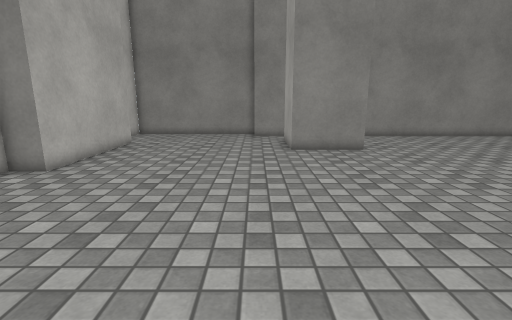
view 1 (above)

19 first-person views from a walk through a Unity game level. The camera is 1.2 m above the floor, tilts 12° down and sees 85° across. The floor is counted in squares, 0.5 m on a side. Each view is taken from the middle of a square. On the plan, view 1 faces up. The plan holds only what a view shows up to about 18 squares ahead; the rest is blank. Surface patterns are stand-ins for the level's own textures.

view 2
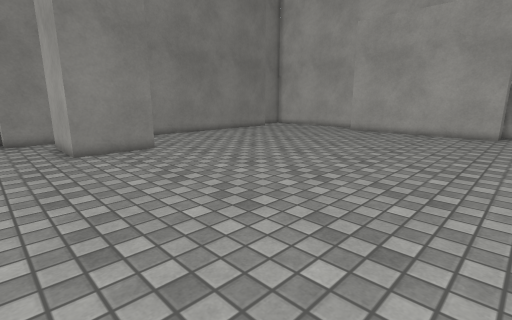

view 3
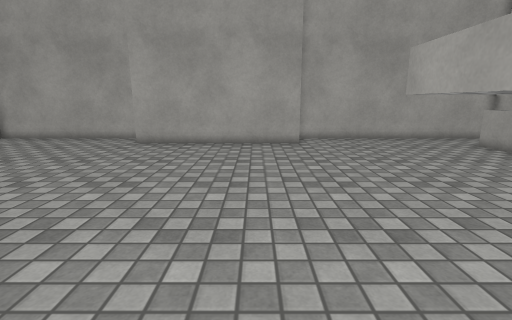

view 4
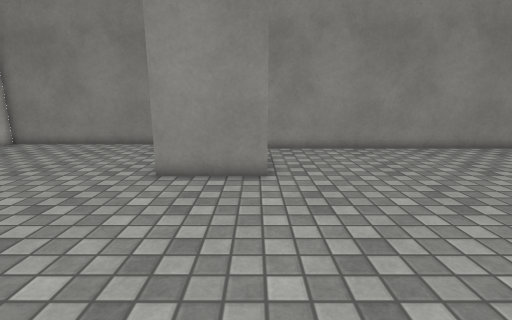

view 5
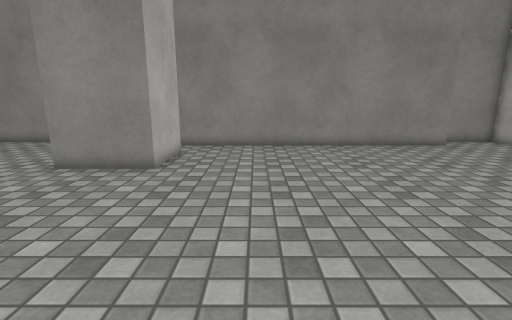

view 6
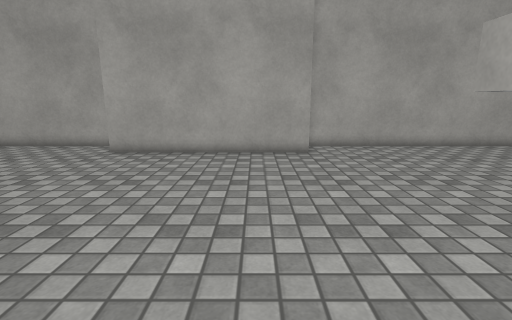

view 7
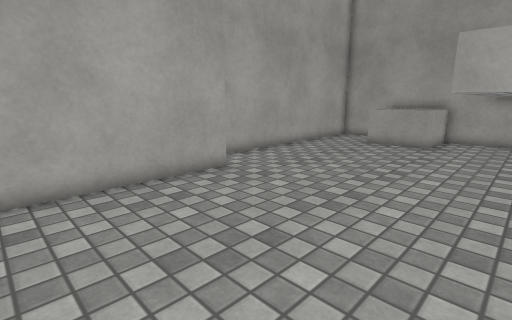

view 8
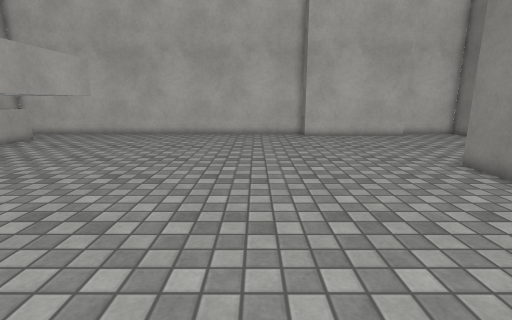

view 9
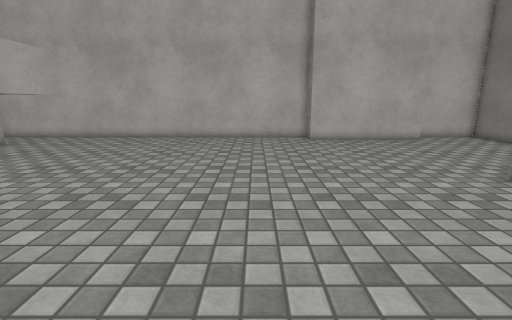

view 10
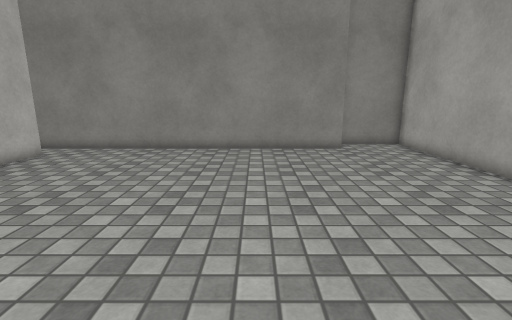

view 11
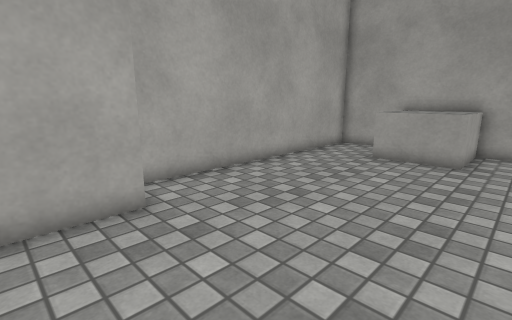

view 12
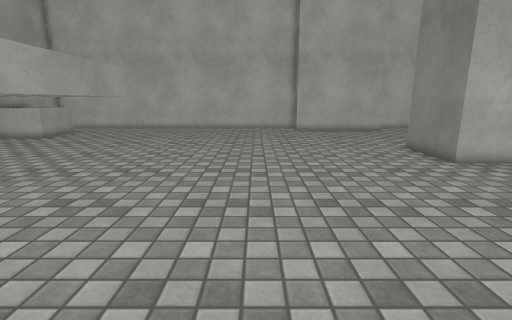

view 13
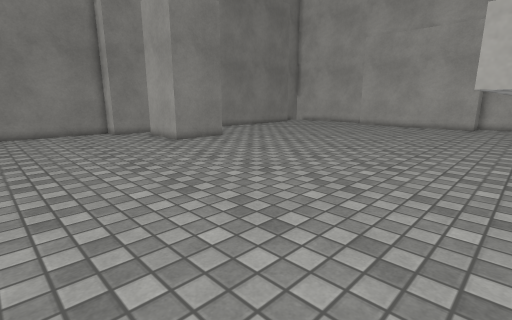

view 14
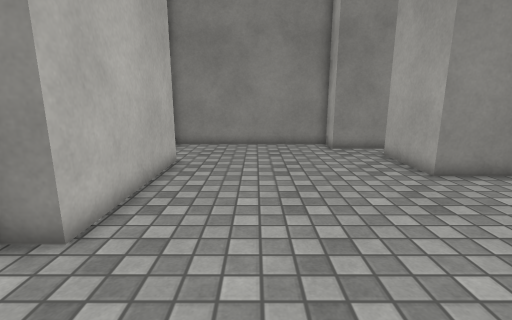

view 15
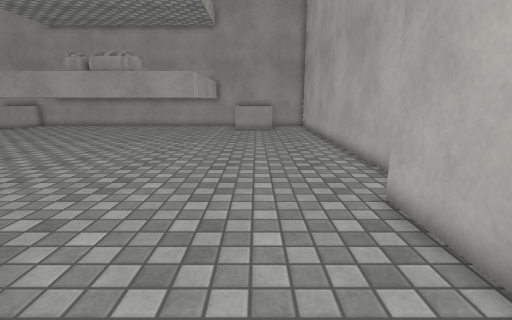

view 16
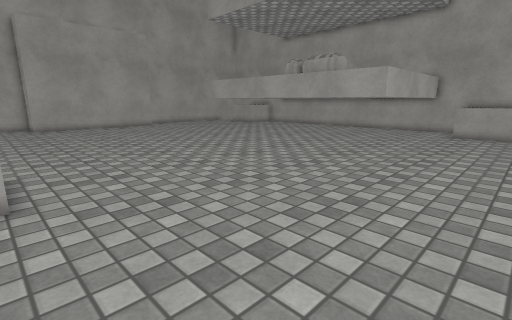

view 17
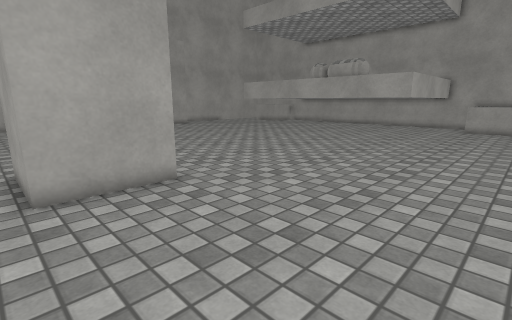

view 18
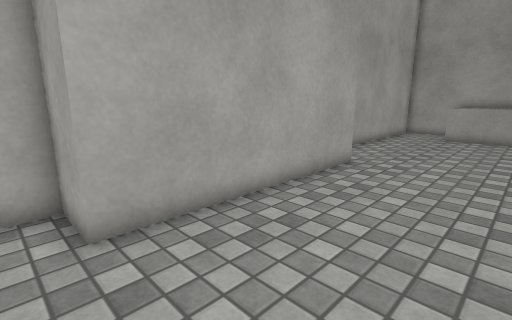

view 19
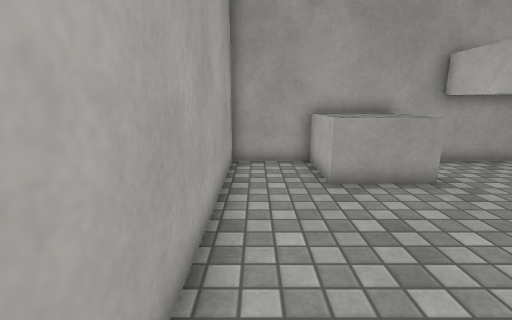

### Floor plan
Key: @ floor where view 1 was taken; # wall or solid block; . floor; B block; T thing the floor can be seen under or through.
Columns run from 8 left of view 1 to 23 right of it. Each row starts with its distance up from view 1.
 20 #########                  #####
 19 ........####################...#
 18 ...............................#
 17 ..........BBBB.................#
 16  #........B  B.................#
 15  #........B  B.................#
 14  #........BBBB.................#
 13  #.............................#
 12  #.............................#
 11  #...........................###
 10  #...........................#
  9 ##...........................#
  8 .............................#
  7 .............................#
  6 .............................#
  5 .............................#
  4 .............................#
  3 .............................#
  2 .............................#
  1 .............................###
  0 ........@......................#
 -1 ........TTTTTTTTTTTTTTTT.......#
 -2 ........T               .......#
 -3 ........T               .......#
 -4 ........T               .......#
 -5 ........T               .......#
 -6 ........T               .......#
 -7 ........                .......#
 -8 ...BBBB.               #.BBBB..#
 -9 ..  BBB.               #.BBBB..#
-10     B B                #.BBBB..#
-11                     ######BB####

Positions as (right, up) in squares from view 1, and headings:
1: (0, 0), facing up
2: (-1, 0), facing up-right
3: (5, 4), facing right
4: (5, 5), facing up
5: (9, 4), facing up
6: (8, 4), facing right
7: (13, 8), facing down-right
8: (12, 6), facing left
9: (10, 6), facing left
10: (15, 5), facing up
11: (15, 4), facing down-right
12: (16, 6), facing left
13: (-7, -2), facing up-right
14: (-4, 5), facing up
15: (-4, 16), facing down
16: (-6, 14), facing down-right
17: (-6, 18), facing down-right
18: (16, 12), facing down-right
19: (22, 0), facing down
